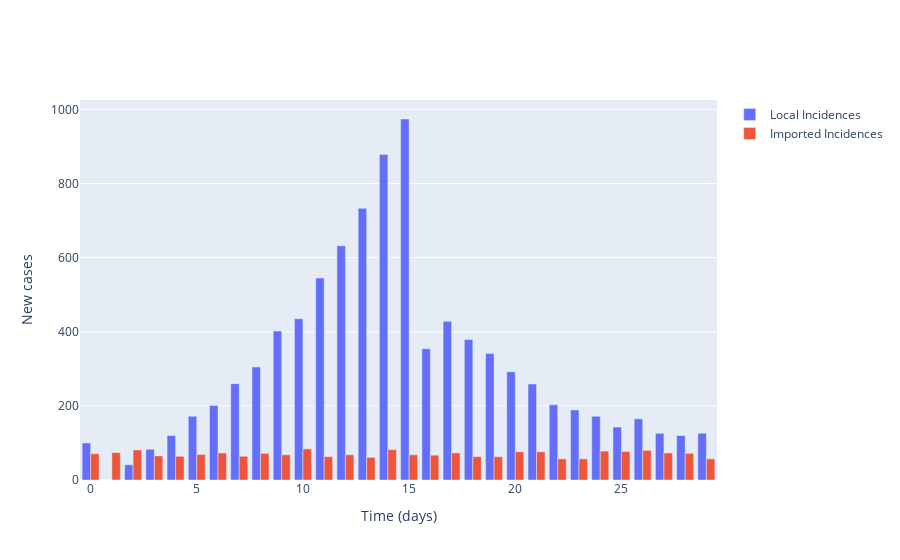

The code cell stored with this chart in its notebook:
### Markdown cell above
## Plot local incidence numbers and imported cases

### Code cell
# Plot (bar chart cases each day)
fig = go.Figure()

# Plot of incidences
fig.add_trace(
    go.Bar(
        x=times,
        y=locally_infected_cases,
        name='Local Incidences'
    )
)

fig.add_trace(
    go.Bar(
        x=times,
        y=imported_cases,
        name='Imported Incidences'
    )
)

# Add axis labels
fig.update_layout(
    xaxis_title='Time (days)',
    yaxis_title='New cases'
)

fig.show()

### Figure 1 — Plotly figure (JSON) as saved in the notebook; plotly's stock layout.template omitted (floating-point values rounded to 4 significant figures)
{"data": [{"name": "Local Incidences", "type": "bar", "x": [0, 1, 2, 3, 4, 5, 6, 7, 8, 9, 10, 11, 12, 13, 14, 15, 16, 17, 18, 19, 20, 21, 22, 23, 24, 25, 26, 27, 28, 29], "y": [100, 0, 41, 83, 120, 172, 201, 260, 305, 402, 435, 545, 632, 733, 878, 974, 354, 428, 379, 341, 292, 259, 203, 189, 172, 143, 165, 126, 120, 126]}, {"name": "Imported Incidences", "type": "bar", "x": [0, 1, 2, 3, 4, 5, 6, 7, 8, 9, 10, 11, 12, 13, 14, 15, 16, 17, 18, 19, 20, 21, 22, 23, 24, 25, 26, 27, 28, 29], "y": [71, 74, 81, 65, 64, 69, 73, 64, 72, 68, 84, 63, 68, 61, 82, 68, 67, 73, 63, 63, 76, 76, 57, 57, 78, 77, 80, 73, 72, 57]}], "layout": {"xaxis": {"title": {"text": "Time (days)"}}, "yaxis": {"title": {"text": "New cases"}}}}
